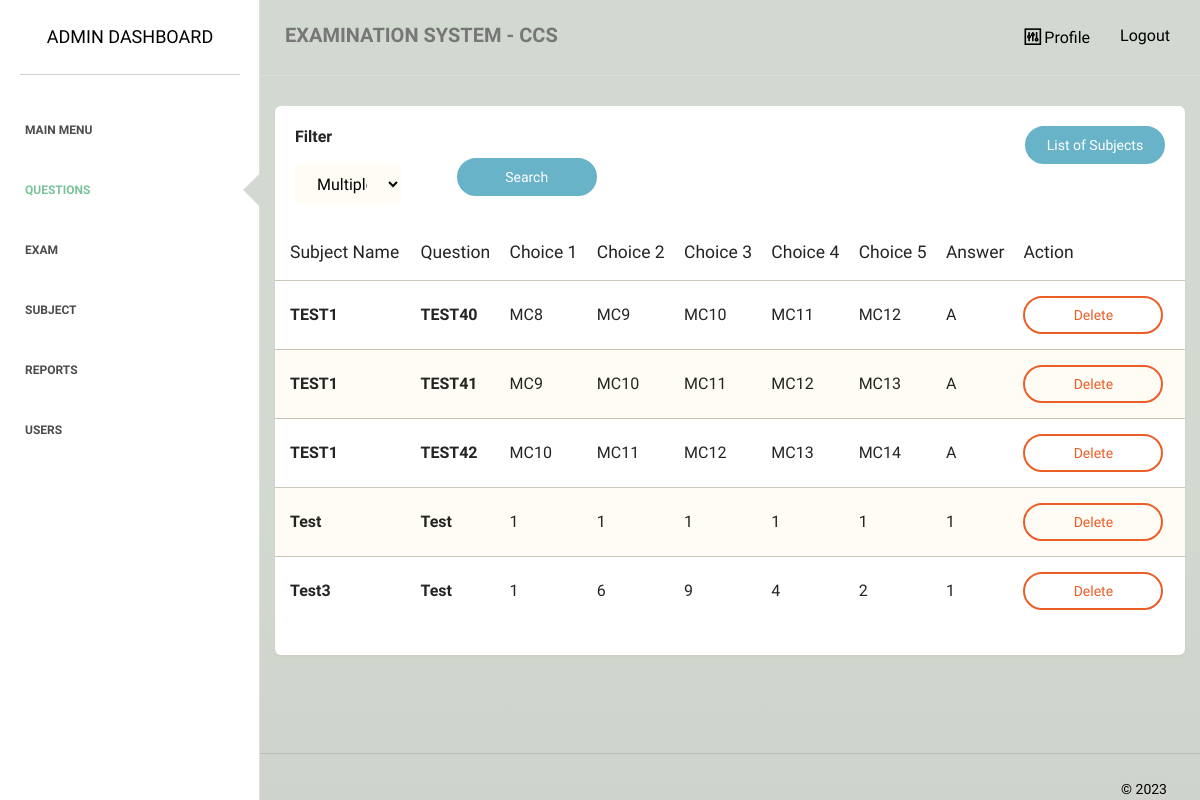
The app's page /admin/questions/index.php with its own data.
### tables this page shows
CREATE TABLE `multiplechoice` (
  `exammulti_id` int(255) NOT NULL,
  `subject` varchar(255) NOT NULL,
  `subject_id` varchar(255) NOT NULL,
  `question` varchar(255) NOT NULL,
  `A` varchar(255) NOT NULL,
  `B` varchar(255) NOT NULL,
  `C` varchar(255) NOT NULL,
  `D` varchar(255) NOT NULL,
  `E` varchar(255) NOT NULL,
  `answer` varchar(255) NOT NULL,
  `yearlevel` varchar(50) NOT NULL,
  `grading_period` varchar(200) NOT NULL,
  `semester` varchar(50) NOT NULL,
  `profname` varchar(200) NOT NULL,
  `prof_id` int(50) NOT NULL,
  `difficulty` varchar(255) NOT NULL
);

### admin/questions/index.php (the view, shortened to what this page needs)
<?php
require_once "../../dbconnect.php";
$search = $_GET['search1'] ?? 'multiplechoice';
$statement = $pdo->prepare("SELECT * FROM $search");
$statement->execute();
$procdata = $statement->fetchAll(PDO::FETCH_ASSOC);
?>
<!doctype html>
<html lang="en">
<head>
    <link href="../../assets/css/main.css" rel="stylesheet" />
    <link href="../../assets/css/animate.css" rel="stylesheet"/>
    <link href="../../assets/css/paper-dashboard.css" rel="stylesheet"/>
    <link href="../../assets/css/demo.css" rel="stylesheet" />
    <link href="http://maxcdn.bootstrapcdn.com/font-awesome/latest/css/font-awesome.min.css" rel="stylesheet">
    <link href="../../assets/css/themify-icons.css" rel="stylesheet">
</head>
<body>
<div class="wrapper">
    <div class="sidebar" data-background-color="white" data-active-color="success">
    	<div class="sidebar-wrapper">
            <div class="logo">
                <a href="" class="simple-text">
                    Admin Dashboard
                </a>
            </div>
            <ul class="nav">
                <li>
                    <a href="../">
                        <p>Main Menu</p>
                    </a>
                </li>
                <li class="active">
                    <a href="">
                        <p>Questions</p>
                    </a>
                </li>
                <li>
                    <a href="../exams/">
                        <p>Exam</p>
                    </a>
                </li>
                <li>
                    <a href="../class/">
                        <p>Subject</p>
                    </a>
                </li>
                <li>
                    <a href="../generate/">
                        <p>Reports</p>
                    </a>
                </li>
                <li>
                    <a href="../user/">
                        <p>Users</p>
                    </a>
                </li>
            </ul>
    	</div>
    </div>
    <div class="main-panel">
        <nav class="navbar navbar-default">
            <div class="container-fluid">
                <div class="navbar-header">
                    <a class="navbar-brand" href="#">EXAMINATION SYSTEM - CCS</a>
                </div>
                <div class="collapse navbar-collapse">
                    <ul class="nav navbar-nav navbar-right">
                        <li>
                            <a href="../profile.php">
                                <i class="ti-panel"></i>
								<p>Profile</p>
                            </a>
                        </li>
						<li>
                            <a href="../../logout">
								<p>Logout</p>
                            </a>
                        </li>
                    </ul>
                </div>
            </div>
        </nav>
        <div class="content">
            <div class="container-fluid">
                <div class="row">
                    <div class="">
                        <div class="card ">
                        <div class="header">
                                <div class="header-arrangement">
                                    <div class="right">
                                        <form action="" method="get">
                                            <div class="flex">
                                                <p><b>Filter</b></p>
                                                <div class="row">
                                                    <div class="col-md-2">
                                                        <select name="search1" class="form-control" style="font-size: medium;">
                                                            <?php if ($search == 'multiplechoice'): ?>
                                                            <option value="multiplechoice" selected>Multiple Choice</option>
                                                            <?php endif;?>
                                                        </select>
                                                    </div>
                                                    <button type="submit" class="btn btn-info btn-fill btn-wd" style="margin-left:5rem; margin-bottom:1rem;">Search</button>
                                                </div>
                                            </div>
                                        </form>
                                    </div>
                                    <div class="left">
                                        <a href="list.php" class="btn btn-info btn-fill btn-wd">List of Subjects</a>
                                    </div>
                                </div>
                            </div>
                            <div class="content table-responsive table-full-width">
                                <table class="table table-striped">
                                    <thead>
                                        <?php if ($search == 'multiplechoice'): ?>
                                    	<th>Subject Name</th>
                                    	<th>Question</th>
                                    	<th>Choice 1</th>
                                    	<th>Choice 2</th>
                                    	<th>Choice 3</th>
                                    	<th>Choice 4</th>
                                    	<th>Choice 5</th>
                                    	<th>Answer</th>
                                    	<th>Action</th>
                                        <?php endif;?>
                                    </thead>
                                    <tbody>
                                        <?php foreach ($procdata as $i => $item): ?>
                                        <tr>
                                        	<td style="font-size:medium;"><b><?php echo $item['subject']; ?></b></td>
                                        	<td style="font-size:medium;"><b><?php echo $item['question']; ?></b></td>
                                            <?php if ($search == 'multiplechoice'): ?>
                                                <td style="font-size:medium;"><?php echo $item['A']; ?></td>
                                                <td style="font-size:medium;"><?php echo $item['B']; ?></td>
                                                <td style="font-size:medium;"><?php echo $item['C']; ?></td>
                                                <td style="font-size:medium;"><?php echo $item['D']; ?></td>
                                                <td style="font-size:medium;"><?php echo $item['E']; ?></td>
                                            <?php endif;?>
                                            <td style="font-size:medium;"><?php echo $item['answer']; ?></td>
                                        	<td style="text-align:left;">
                                                <?php if ($search == 'multiplechoice'): ?>
                                                    <a href="delete.php?exammulti_id=<?php echo $item['exammulti_id']; ?>" class="btn btn-danger btn-wd">Delete</a>
                                                <?php endif;?>
                                            </td>
                                        </tr>
                                        <?php endforeach;?>
                                    </tbody>
                                </table>
                            </div>
                        </div>
                    </div>
                </div>
            </div>
        </div>
        <footer class="footer">
            <div class="container-fluid">
                <div class="copyright pull-right">
                    &copy; <script>document.write(new Date().getFullYear())</script>
                </div>
            </div>
        </footer>
    </div>
</div>
</body>
</html>

### assets/css/demo.css (style rules this page uses)
.header-arrangement { display: flex; }
.header-arrangement .right { flex: 1; }

### records on screen
multiplechoice: subject "TEST1", question "TEST40", A "MC8", B "MC9", C "MC10", D "MC11", E "MC12", answer "A"
multiplechoice: subject "TEST1", question "TEST41", A "MC9", B "MC10", C "MC11", D "MC12", E "MC13", answer "A"
multiplechoice: subject "TEST1", question "TEST42", A "MC10", B "MC11", C "MC12", D "MC13", E "MC14", answer "A"
multiplechoice: subject "Test", question "Test", A "1", B "1", C "1", D "1", E "1", answer "1"
multiplechoice: subject "Test3", question "Test", A "1", B "6", C "9", D "4", E "2", answer "1"
